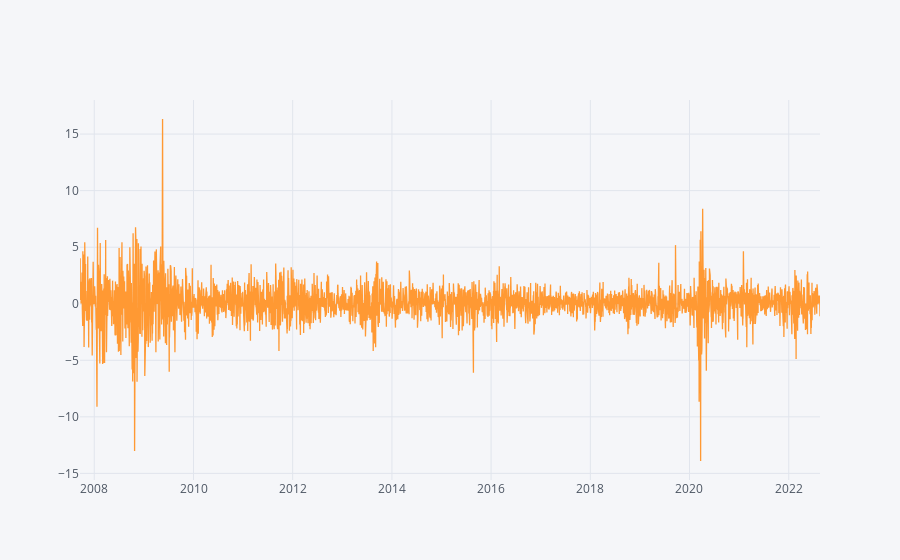

Notebook code cell kept with this figure:
### Code cell
#visualising the daily log return data
df['log_return'].iplot()

### Figure 1 — Plotly figure (JSON) as saved in the notebook; plotly's stock layout.template omitted (floating-point values rounded to 4 significant figures; data arrays with more than 128 entries replaced by an {"elided": "..."} marker saying what was removed)
{"data": [{"line": {"color": "rgba(255, 153, 51, 1.0)", "dash": "solid", "shape": "linear", "width": 1.3}, "mode": "lines", "name": "log_return", "text": "", "type": "scatter", "x": {"elided": "3655 str values"}, "y": {"elided": "3655 float values"}}], "layout": {"legend": {"bgcolor": "#F5F6F9", "font": {"color": "#4D5663"}}, "paper_bgcolor": "#F5F6F9", "plot_bgcolor": "#F5F6F9", "title": {"font": {"color": "#4D5663"}}, "xaxis": {"gridcolor": "#E1E5ED", "showgrid": true, "tickfont": {"color": "#4D5663"}, "title": {"font": {"color": "#4D5663"}, "text": ""}, "zerolinecolor": "#E1E5ED"}, "yaxis": {"gridcolor": "#E1E5ED", "showgrid": true, "tickfont": {"color": "#4D5663"}, "title": {"font": {"color": "#4D5663"}, "text": ""}, "zerolinecolor": "#E1E5ED"}}}
